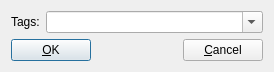
<?xml version="1.0" encoding="UTF-8"?>
<ui version="4.0">
 <class>AddTagsDlg</class>
 <widget class="QDialog" name="AddTagsDlg">
  <property name="geometry">
   <rect>
    <x>0</x>
    <y>0</y>
    <width>274</width>
    <height>65</height>
   </rect>
  </property>
  <property name="windowTitle">
   <string>Add tags</string>
  </property>
  <layout class="QVBoxLayout" name="verticalLayout_2">
   <item>
    <layout class="QVBoxLayout" name="verticalLayout">
     <item>
      <layout class="QHBoxLayout" name="horizontalLayout">
       <item>
        <widget class="QLabel" name="label">
         <property name="text">
          <string>Tags:</string>
         </property>
        </widget>
       </item>
       <item>
        <widget class="CompletionComboBox" name="tags">
         <property name="sizePolicy">
          <sizepolicy hsizetype="MinimumExpanding" vsizetype="Fixed">
           <horstretch>0</horstretch>
           <verstretch>0</verstretch>
          </sizepolicy>
         </property>
         <property name="editable">
          <bool>true</bool>
         </property>
        </widget>
       </item>
      </layout>
     </item>
     <item>
      <layout class="QHBoxLayout">
       <item>
        <widget class="QPushButton" name="ok_button">
         <property name="text">
          <string>&amp;OK</string>
         </property>
         <property name="autoDefault">
          <bool>true</bool>
         </property>
         <property name="default">
          <bool>true</bool>
         </property>
        </widget>
       </item>
       <item>
        <spacer>
         <property name="orientation">
          <enum>Qt::Horizontal</enum>
         </property>
         <property name="sizeHint" stdset="0">
          <size>
           <width>101</width>
           <height>20</height>
          </size>
         </property>
        </spacer>
       </item>
       <item>
        <widget class="QPushButton" name="cancel_button">
         <property name="text">
          <string>&amp;Cancel</string>
         </property>
         <property name="autoDefault">
          <bool>false</bool>
         </property>
        </widget>
       </item>
      </layout>
     </item>
    </layout>
   </item>
  </layout>
 </widget>
 <customwidgets>
  <customwidget>
   <class>CompletionComboBox</class>
   <extends>QComboBox</extends>
   <header>mnemosyne/pyqt_ui/completion_combo_box</header>
  </customwidget>
 </customwidgets> 
 <resources>
  <include location="mnemosyne.qrc"/>
 </resources>
 <connections>
  <connection>
   <sender>cancel_button</sender>
   <signal>clicked()</signal>
   <receiver>AddTagsDlg</receiver>
   <slot>reject()</slot>
   <hints>
    <hint type="sourcelabel">
     <x>281</x>
     <y>151</y>
    </hint>
    <hint type="destinationlabel">
     <x>164</x>
     <y>87</y>
    </hint>
   </hints>
  </connection>
  <connection>
   <sender>ok_button</sender>
   <signal>clicked()</signal>
   <receiver>AddTagsDlg</receiver>
   <slot>accept()</slot>
   <hints>
    <hint type="sourcelabel">
     <x>45</x>
     <y>155</y>
    </hint>
    <hint type="destinationlabel">
     <x>148</x>
     <y>87</y>
    </hint>
   </hints>
  </connection>
 </connections>
</ui>
